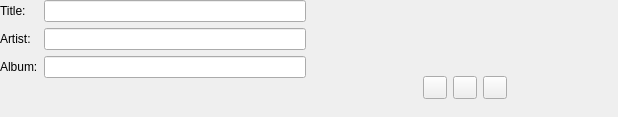
<?xml version="1.0" encoding="UTF-8"?>
<ui version="4.0">
 <class>ViTrackMetadataEditor</class>
 <widget class="QWidget" name="ViTrackMetadataEditor">
  <property name="geometry">
   <rect>
    <x>0</x>
    <y>0</y>
    <width>618</width>
    <height>117</height>
   </rect>
  </property>
  <property name="maximumSize">
   <size>
    <width>16777215</width>
    <height>16777215</height>
   </size>
  </property>
  <property name="windowTitle">
   <string>Form</string>
  </property>
  <property name="styleSheet">
   <string notr="true">b</string>
  </property>
  <layout class="QHBoxLayout" name="horizontalLayout">
   <property name="leftMargin">
    <number>0</number>
   </property>
   <property name="topMargin">
    <number>0</number>
   </property>
   <property name="rightMargin">
    <number>0</number>
   </property>
   <property name="bottomMargin">
    <number>0</number>
   </property>
   <item>
    <widget class="QWidget" name="widget" native="true">
     <layout class="QFormLayout" name="formLayout">
      <property name="fieldGrowthPolicy">
       <enum>QFormLayout::AllNonFixedFieldsGrow</enum>
      </property>
      <property name="leftMargin">
       <number>0</number>
      </property>
      <property name="topMargin">
       <number>0</number>
      </property>
      <property name="rightMargin">
       <number>0</number>
      </property>
      <property name="bottomMargin">
       <number>0</number>
      </property>
      <item row="0" column="0">
       <widget class="QLabel" name="label_2">
        <property name="text">
         <string>Title:</string>
        </property>
       </widget>
      </item>
      <item row="0" column="1">
       <widget class="QLineEdit" name="titleEdit"/>
      </item>
      <item row="1" column="0">
       <widget class="QLabel" name="label">
        <property name="text">
         <string>Artist:</string>
        </property>
       </widget>
      </item>
      <item row="1" column="1">
       <widget class="QLineEdit" name="artistEdit"/>
      </item>
      <item row="2" column="0">
       <widget class="QLabel" name="label_3">
        <property name="text">
         <string>Album:</string>
        </property>
       </widget>
      </item>
      <item row="2" column="1">
       <widget class="QLineEdit" name="albumEdit"/>
      </item>
     </layout>
    </widget>
   </item>
   <item>
    <widget class="ViCoverWidget" name="image" native="true">
     <layout class="QGridLayout" name="gridLayout_2">
      <item row="0" column="2">
       <spacer name="verticalSpacer">
        <property name="orientation">
         <enum>Qt::Vertical</enum>
        </property>
        <property name="sizeHint" stdset="0">
         <size>
          <width>20</width>
          <height>40</height>
         </size>
        </property>
       </spacer>
      </item>
      <item row="1" column="2">
       <widget class="ViWidget" name="imageBar" native="true">
        <layout class="QGridLayout" name="gridLayout">
         <item row="0" column="2">
          <widget class="ViButton" name="nextButton">
           <property name="text">
            <string/>
           </property>
          </widget>
         </item>
         <item row="0" column="0">
          <widget class="ViButton" name="previousButton">
           <property name="text">
            <string/>
           </property>
          </widget>
         </item>
         <item row="0" column="1">
          <widget class="ViButton" name="browseButton">
           <property name="text">
            <string/>
           </property>
          </widget>
         </item>
        </layout>
       </widget>
      </item>
      <item row="1" column="0">
       <spacer name="horizontalSpacer">
        <property name="orientation">
         <enum>Qt::Horizontal</enum>
        </property>
        <property name="sizeHint" stdset="0">
         <size>
          <width>40</width>
          <height>20</height>
         </size>
        </property>
       </spacer>
      </item>
      <item row="1" column="3">
       <spacer name="horizontalSpacer_2">
        <property name="orientation">
         <enum>Qt::Horizontal</enum>
        </property>
        <property name="sizeHint" stdset="0">
         <size>
          <width>40</width>
          <height>20</height>
         </size>
        </property>
       </spacer>
      </item>
     </layout>
    </widget>
   </item>
  </layout>
 </widget>
 <customwidgets>
  <customwidget>
   <class>ViButton</class>
   <extends>QToolButton</extends>
   <header>vibutton.h</header>
   <container>1</container>
  </customwidget>
  <customwidget>
   <class>ViWidget</class>
   <extends>QWidget</extends>
   <header>viwidget.h</header>
   <container>1</container>
  </customwidget>
  <customwidget>
   <class>ViCoverWidget</class>
   <extends>QWidget</extends>
   <header>vicoverwidget.h</header>
   <container>1</container>
  </customwidget>
 </customwidgets>
 <resources/>
 <connections/>
</ui>
